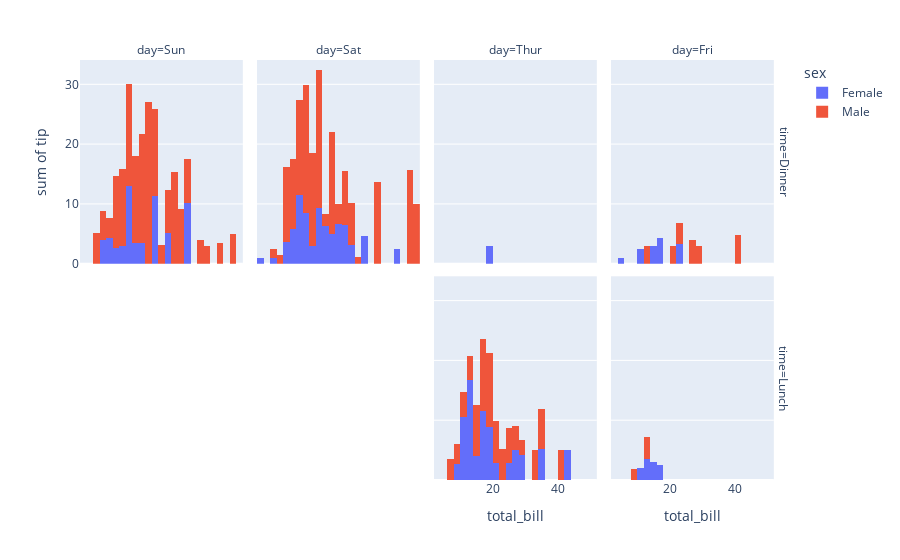

Here is the notebook cell this chart was saved with:
### Code cell
fig = px.histogram(data, x='total_bill', y='tip', color='sex', facet_row='time',
                   facet_col='day')

fig.show()

### Figure 1 — Plotly figure (JSON) as saved in the notebook; plotly's stock layout.template omitted (floating-point values rounded to 4 significant figures)
{"data": [{"alignmentgroup": "True", "bingroup": "x", "histfunc": "sum", "hovertemplate": "sex=Female<br>time=Dinner<br>day=Sun<br>total_bill=%{x}<br>sum of tip=%{y}<extra></extra>", "legendgroup": "Female", "marker": {"color": "#636efa", "pattern": {"shape": ""}}, "name": "Female", "offsetgroup": "Female", "orientation": "v", "showlegend": true, "type": "histogram", "x": [16.99, 24.59, 35.26, 14.83, 10.33, 16.97, 10.29, 34.81, 25.71, 17.31, 29.85, 25, 13.39, 16.21, 17.51, 9.6, 20.9, 18.15], "xaxis": "x5", "y": [1.01, 3.61, 5, 3.02, 1.67, 3.5, 2.6, 5.2, 4, 3.5, 5.14, 3.75, 2.61, 2, 3, 4, 3.5, 3.5], "yaxis": "y5"}, {"alignmentgroup": "True", "bingroup": "x", "histfunc": "sum", "hovertemplate": "sex=Female<br>time=Dinner<br>day=Sat<br>total_bill=%{x}<br>sum of tip=%{y}<extra></extra>", "legendgroup": "Female", "marker": {"color": "#636efa", "pattern": {"shape": ""}}, "name": "Female", "offsetgroup": "Female", "orientation": "v", "showlegend": false, "type": "histogram", "x": [20.29, 15.77, 19.65, 15.06, 20.69, 16.93, 26.41, 16.45, 3.07, 17.07, 26.86, 25.28, 14.73, 44.3, 22.42, 20.92, 14.31, 7.25, 10.59, 10.63, 12.76, 13.27, 28.17, 12.9, 30.14, 22.12, 35.83, 27.18], "xaxis": "x6", "y": [2.75, 2.23, 3, 3, 2.45, 3.07, 1.5, 2.47, 1, 3, 3.14, 5, 2.2, 2.5, 3.48, 4.08, 4, 1, 1.61, 2, 2.23, 2.5, 6.5, 1.1, 3.09, 2.88, 4.67, 2], "yaxis": "y6"}, {"alignmentgroup": "True", "bingroup": "x", "histfunc": "sum", "hovertemplate": "sex=Female<br>time=Dinner<br>day=Thur<br>total_bill=%{x}<br>sum of tip=%{y}<extra></extra>", "legendgroup": "Female", "marker": {"color": "#636efa", "pattern": {"shape": ""}}, "name": "Female", "offsetgroup": "Female", "orientation": "v", "showlegend": false, "type": "histogram", "x": [18.78], "xaxis": "x7", "y": [3], "yaxis": "y7"}, {"alignmentgroup": "True", "bingroup": "x", "histfunc": "sum", "hovertemplate": "sex=Female<br>time=Dinner<br>day=Fri<br>total_bill=%{x}<br>sum of tip=%{y}<extra></extra>", "legendgroup": "Female", "marker": {"color": "#636efa", "pattern": {"shape": ""}}, "name": "Female", "offsetgroup": "Female", "orientation": "v", "showlegend": false, "type": "histogram", "x": [5.75, 16.32, 22.75, 11.35, 15.38], "xaxis": "x8", "y": [1, 4.3, 3.25, 2.5, 3], "yaxis": "y8"}, {"alignmentgroup": "True", "bingroup": "x", "histfunc": "sum", "hovertemplate": "sex=Female<br>time=Lunch<br>day=Thur<br>total_bill=%{x}<br>sum of tip=%{y}<extra></extra>", "legendgroup": "Female", "marker": {"color": "#636efa", "pattern": {"shape": ""}}, "name": "Female", "offsetgroup": "Female", "orientation": "v", "showlegend": false, "type": "histogram", "x": [10.07, 34.83, 10.65, 12.43, 24.08, 13.42, 12.48, 29.8, 14.52, 11.38, 20.27, 11.17, 12.26, 18.26, 8.51, 10.33, 14.15, 13.16, 17.47, 27.05, 16.43, 8.35, 18.64, 11.87, 19.81, 43.11, 13, 12.74, 13, 16.4, 16.47], "xaxis": "x3", "y": [1.83, 5.17, 1.5, 1.8, 2.92, 1.68, 2.52, 4.2, 2, 2, 2.83, 1.5, 2, 3.25, 1.25, 2, 2, 2.75, 3.5, 5, 2.3, 1.5, 1.36, 1.63, 4.19, 5, 2, 2.01, 2, 2.5, 3.23], "yaxis": "y3"}, {"alignmentgroup": "True", "bingroup": "x", "histfunc": "sum", "hovertemplate": "sex=Female<br>time=Lunch<br>day=Fri<br>total_bill=%{x}<br>sum of tip=%{y}<extra></extra>", "legendgroup": "Female", "marker": {"color": "#636efa", "pattern": {"shape": ""}}, "name": "Female", "offsetgroup": "Female", "orientation": "v", "showlegend": false, "type": "histogram", "x": [13.42, 15.98, 16.27, 10.09], "xaxis": "x4", "y": [3.48, 3, 2.5, 2], "yaxis": "y4"}, {"alignmentgroup": "True", "bingroup": "x", "histfunc": "sum", "hovertemplate": "sex=Male<br>time=Dinner<br>day=Sun<br>total_bill=%{x}<br>sum of tip=%{y}<extra></extra>", "legendgroup": "Male", "marker": {"color": "#EF553B", "pattern": {"shape": ""}}, "name": "Male", "offsetgroup": "Male", "orientation": "v", "showlegend": true, "type": "histogram", "x": [10.34, 21.01, 23.68, 25.29, 8.77, 26.88, 15.04, 14.78, 10.27, 15.42, 18.43, 21.58, 16.29, 17.46, 13.94, 9.68, 30.4, 18.29, 22.23, 32.4, 28.55, 18.04, 12.54, 9.94, 25.56, 19.49, 38.07, 23.95, 29.93, 14.07, 13.13, 17.26, 24.55, 19.77, 48.17, 16.49, 21.5, 12.66, 13.81, 24.52, 20.76, 31.71, 7.25, 31.85, 16.82, 32.9, 17.89, 14.48, 34.63, 34.65, 23.33, 45.35, 23.17, 40.55, 20.69, 30.46, 23.1, 15.69], "xaxis": "x5", "y": [1.66, 3.5, 3.31, 4.71, 2, 3.12, 1.96, 3.23, 1.71, 1.57, 3, 3.92, 3.71, 2.54, 3.06, 1.32, 5.6, 3, 5, 6, 2.05, 3, 2.5, 1.56, 4.34, 3.51, 4, 2.55, 5.07, 2.5, 2, 2.74, 2, 2, 5, 2, 3.5, 2.5, 2, 3.48, 2.24, 4.5, 5.15, 3.18, 4, 3.11, 2, 2, 3.55, 3.68, 5.65, 3.5, 6.5, 3, 5, 2, 4, 1.5], "yaxis": "y5"}, {"alignmentgroup": "True", "bingroup": "x", "histfunc": "sum", "hovertemplate": "sex=Male<br>time=Dinner<br>day=Sat<br>total_bill=%{x}<br>sum of tip=%{y}<extra></extra>", "legendgroup": "Male", "marker": {"color": "#EF553B", "pattern": {"shape": ""}}, "name": "Male", "offsetgroup": "Male", "orientation": "v", "showlegend": false, "type": "histogram", "x": [20.65, 17.92, 39.42, 19.82, 17.81, 13.37, 12.69, 21.7, 9.55, 18.35, 17.78, 24.06, 16.31, 18.69, 31.27, 16.04, 38.01, 11.24, 48.27, 20.29, 13.81, 11.02, 18.29, 17.59, 20.08, 20.23, 15.01, 12.02, 10.51, 17.92, 15.36, 20.49, 25.21, 18.24, 14, 50.81, 15.81, 26.59, 38.73, 24.27, 30.06, 25.89, 48.33, 28.15, 11.59, 7.74, 20.45, 13.28, 24.01, 15.69, 11.61, 10.77, 15.53, 10.07, 12.6, 32.83, 29.03, 22.67, 17.82], "xaxis": "x6", "y": [3.35, 4.08, 7.58, 3.18, 2.34, 2, 2, 4.3, 1.45, 2.5, 3.27, 3.6, 2, 2.31, 5, 2.24, 3, 1.76, 6.73, 3.21, 2, 1.98, 3.76, 2.64, 3.15, 2.01, 2.09, 1.97, 1.25, 3.08, 1.64, 4.06, 4.29, 3.76, 3, 10, 3.16, 3.41, 3, 2.03, 2, 5.16, 9, 3, 1.5, 1.44, 3, 2.72, 2, 3, 3.39, 1.47, 3, 1.25, 1, 1.17, 5.92, 2, 1.75], "yaxis": "y6"}, {"alignmentgroup": "True", "bingroup": "x", "histfunc": "sum", "hovertemplate": "sex=Male<br>time=Dinner<br>day=Fri<br>total_bill=%{x}<br>sum of tip=%{y}<extra></extra>", "legendgroup": "Male", "marker": {"color": "#EF553B", "pattern": {"shape": ""}}, "name": "Male", "offsetgroup": "Male", "orientation": "v", "showlegend": false, "type": "histogram", "x": [28.97, 22.49, 40.17, 27.28, 12.03, 21.01, 12.46], "xaxis": "x8", "y": [3, 3.5, 4.73, 4, 1.5, 3, 1.5], "yaxis": "y8"}, {"alignmentgroup": "True", "bingroup": "x", "histfunc": "sum", "hovertemplate": "sex=Male<br>time=Lunch<br>day=Thur<br>total_bill=%{x}<br>sum of tip=%{y}<extra></extra>", "legendgroup": "Male", "marker": {"color": "#EF553B", "pattern": {"shape": ""}}, "name": "Male", "offsetgroup": "Male", "orientation": "v", "showlegend": false, "type": "histogram", "x": [27.2, 22.76, 17.29, 19.44, 16.66, 32.68, 15.98, 13.03, 18.28, 24.71, 21.16, 11.69, 14.26, 15.95, 8.52, 22.82, 19.08, 16, 34.3, 41.19, 9.78, 7.51, 28.44, 15.48, 16.58, 7.56, 10.34, 13.51, 18.71, 20.53], "xaxis": "x3", "y": [4, 3, 2.71, 3, 3.4, 5, 2.03, 2, 4, 5.85, 3, 2.31, 2.5, 2, 1.48, 2.18, 1.5, 2, 6.7, 5, 1.73, 2, 2.56, 2.02, 4, 1.44, 2, 2, 4, 4], "yaxis": "y3"}, {"alignmentgroup": "True", "bingroup": "x", "histfunc": "sum", "hovertemplate": "sex=Male<br>time=Lunch<br>day=Fri<br>total_bill=%{x}<br>sum of tip=%{y}<extra></extra>", "legendgroup": "Male", "marker": {"color": "#EF553B", "pattern": {"shape": ""}}, "name": "Male", "offsetgroup": "Male", "orientation": "v", "showlegend": false, "type": "histogram", "x": [12.16, 8.58, 13.42], "xaxis": "x4", "y": [2.2, 1.92, 1.58], "yaxis": "y4"}], "layout": {"annotations": [{"font": {}, "showarrow": false, "text": "day=Sun", "x": 0.115, "xanchor": "center", "xref": "paper", "y": 1, "yanchor": "bottom", "yref": "paper"}, {"font": {}, "showarrow": false, "text": "day=Sat", "x": 0.365, "xanchor": "center", "xref": "paper", "y": 1, "yanchor": "bottom", "yref": "paper"}, {"font": {}, "showarrow": false, "text": "day=Thur", "x": 0.615, "xanchor": "center", "xref": "paper", "y": 1, "yanchor": "bottom", "yref": "paper"}, {"font": {}, "showarrow": false, "text": "day=Fri", "x": 0.865, "xanchor": "center", "xref": "paper", "y": 1, "yanchor": "bottom", "yref": "paper"}, {"font": {}, "showarrow": false, "text": "time=Lunch", "textangle": 90, "x": 0.98, "xanchor": "left", "xref": "paper", "y": 0.2425, "yanchor": "middle", "yref": "paper"}, {"font": {}, "showarrow": false, "text": "time=Dinner", "textangle": 90, "x": 0.98, "xanchor": "left", "xref": "paper", "y": 0.7575, "yanchor": "middle", "yref": "paper"}], "barmode": "relative", "legend": {"title": {"text": "sex"}, "tracegroupgap": 0}, "margin": {"t": 60}, "xaxis": {"anchor": "y", "domain": [0, 0.23], "title": {"text": "total_bill"}}, "xaxis2": {"anchor": "y2", "domain": [0.25, 0.48], "matches": "x", "title": {"text": "total_bill"}}, "xaxis3": {"anchor": "y3", "domain": [0.5, 0.73], "matches": "x", "title": {"text": "total_bill"}}, "xaxis4": {"anchor": "y4", "domain": [0.75, 0.98], "matches": "x", "title": {"text": "total_bill"}}, "xaxis5": {"anchor": "y5", "domain": [0, 0.23], "matches": "x", "showticklabels": false}, "xaxis6": {"anchor": "y6", "domain": [0.25, 0.48], "matches": "x", "showticklabels": false}, "xaxis7": {"anchor": "y7", "domain": [0.5, 0.73], "matches": "x", "showticklabels": false}, "xaxis8": {"anchor": "y8", "domain": [0.75, 0.98], "matches": "x", "showticklabels": false}, "yaxis": {"anchor": "x", "domain": [0, 0.485], "title": {"text": "sum of tip"}}, "yaxis2": {"anchor": "x2", "domain": [0, 0.485], "matches": "y", "showticklabels": false}, "yaxis3": {"anchor": "x3", "domain": [0, 0.485], "matches": "y", "showticklabels": false}, "yaxis4": {"anchor": "x4", "domain": [0, 0.485], "matches": "y", "showticklabels": false}, "yaxis5": {"anchor": "x5", "domain": [0.515, 1], "matches": "y", "title": {"text": "sum of tip"}}, "yaxis6": {"anchor": "x6", "domain": [0.515, 1], "matches": "y", "showticklabels": false}, "yaxis7": {"anchor": "x7", "domain": [0.515, 1], "matches": "y", "showticklabels": false}, "yaxis8": {"anchor": "x8", "domain": [0.515, 1], "matches": "y", "showticklabels": false}}}
